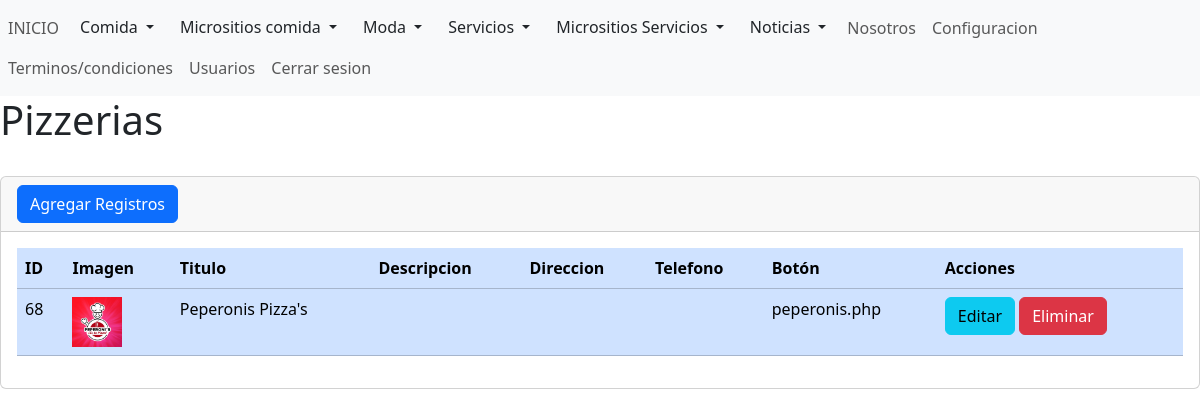
Screenshot of /admin/secciones/comida/categorias/index_pizzerias.php (signed in) with the database file from the repository.
### tables this page shows
CREATE TABLE `tb_categorias` (
  `id` int(11) NOT NULL,
  `imagen` varchar(255) NOT NULL,
  `titulo` varchar(255) NOT NULL,
  `descripcion` varchar(1000) NOT NULL,
  `descripcion2` varchar(1000) NOT NULL,
  `descripcion3` varchar(1000) NOT NULL,
  `boton` varchar(255) NOT NULL
);

### admin/secciones/comida/categorias/index_pizzerias.php (the view, shortened to what this page needs)
<?php
include("../../../bd.php");
$sentencia = $conexion->prepare(" SELECT *FROM `tb_categorias` ");
$sentencia->execute();
$lista_subcategoria = $sentencia->fetchAll(PDO::FETCH_ASSOC);
include("../../../templates/header.php")
?>
<h1>Pizzerias</h1>
<br>
<div class="card">
    <div class="card-header">
        <a name="" id="" class="btn btn-primary" href="crear_pizzerias.php" role="button">Agregar Registros</a>
    </div>
    <div class="card-body">
        <div class="table-responsive-sm">
            <table class="table table-primary">
                <thead>
                    <tr>
                        <th scope="col">ID</th>
                        <th scope="col">Imagen</th>
                        <th scope="col">Titulo</th>
                        <th scope="col">Descripcion</th>
                        <th scope="col">Direccion</th>
                        <th scope="col">Telefono</th>
                        <th scope="col">Botón</th>
                        <th scope="col">Acciones</th>
                    </tr>
                </thead>
                <tbody>
                    <?php foreach ($lista_subcategoria as $registros) { ?>
                        <tr class="">
                            <td scope="col"><?php echo $registros['id']; ?></td>
                            <td scope="col">
                                <img  width="50" src="../../../../img/comida/pizzerias/peperonis_pizzas/<?php echo $registros['imagen']; ?>" alt="">
                            </td>
                            <td scope="col"><?php echo $registros['titulo']; ?></td>
                            <td scope="col"><?php echo $registros['descripcion']; ?></td>
                            <td scope="col"><?php echo $registros['descripcion2']; ?></td>
                            <td scope="col"><?php echo $registros['descripcion3']; ?></td>
                            <td scope="col"><?php echo $registros['boton']; ?></td>
                            <td>
                                <a name="" id="" class="btn btn-info" href="editar_pizzerias.php?txtid=<?php echo $registros['id']; ?>" role="button">Editar
                                </a>
                                <a name="" id="" class="btn btn-danger" href="index_pizzerias.php?txtid=<?php echo $registros['id']; ?>" role="button">Eliminar
                                </a>
                            </td>
                        </tr>
                    <?php } ?>
                </tbody>
            </table>
        </div>
    </div>
</div>
<?php
include("../../../templates/footer.php")
?>

### rows the page displays
tb_categorias: id "68", imagen (picture), titulo "Peperonis Pizza's", boton "peperonis.php"
